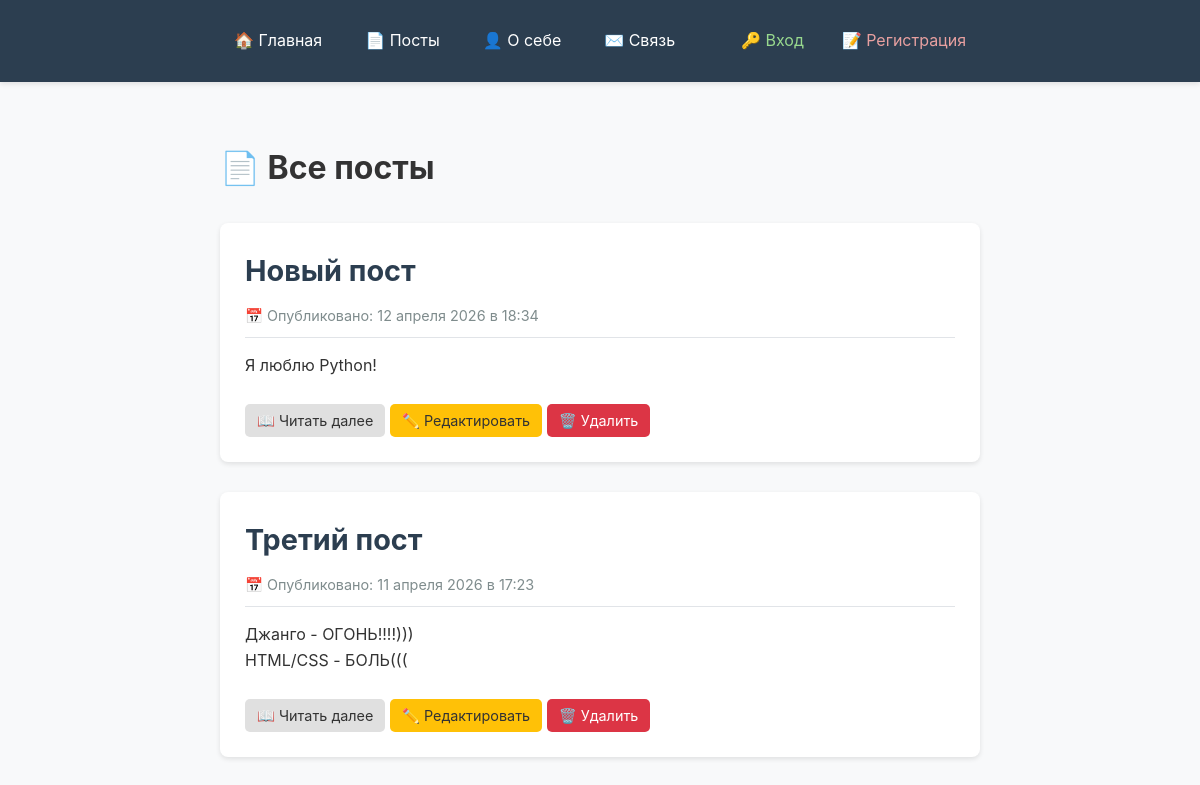
/posts/ (upper part), run on an earlier commit of the app's database.
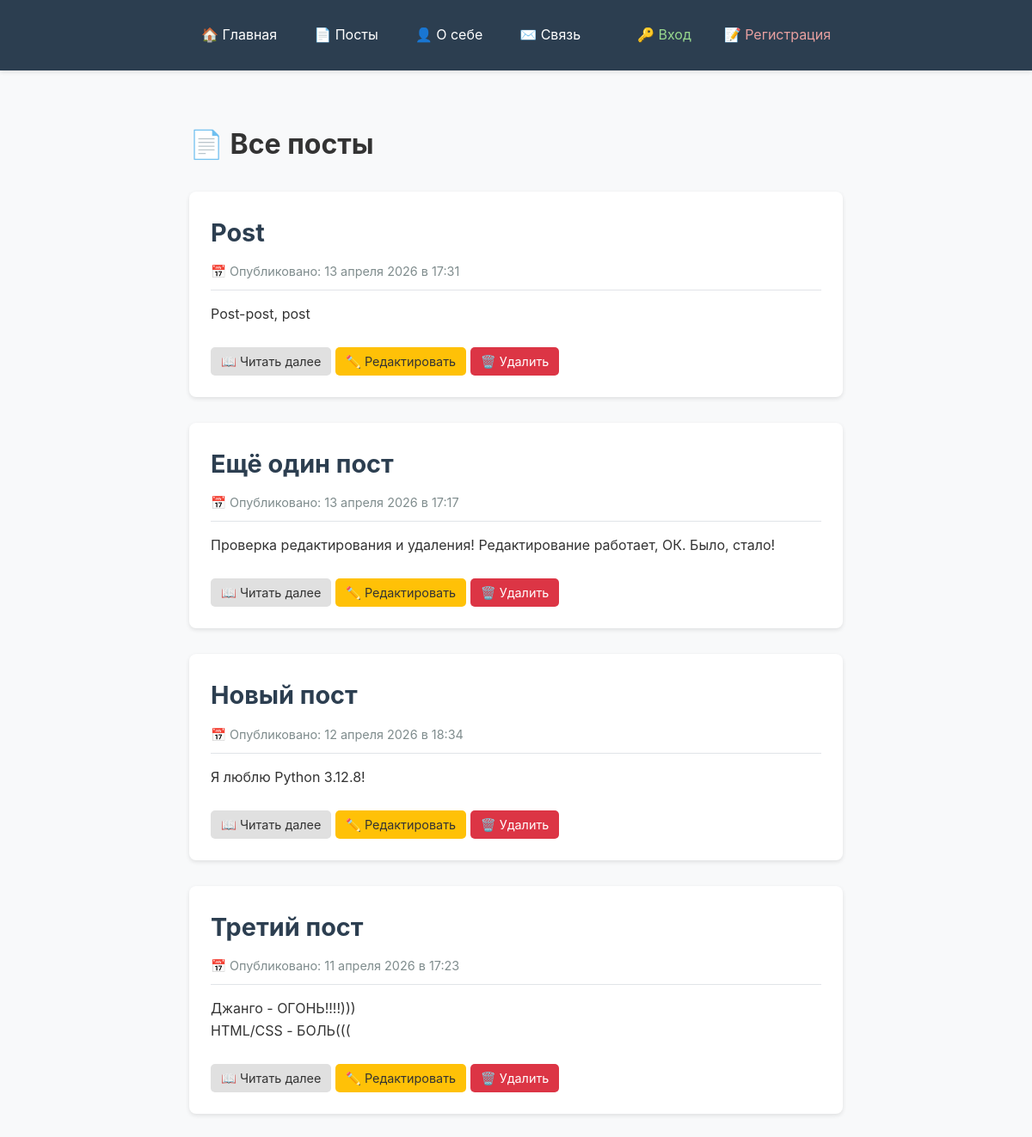
And on a later commit of the database.
### blog_app/models.py (models this page shows, shortened)
class Post(models.Model):
    title = models.CharField(max_length=200)
    content = models.TextField()
    created_at = models.DateTimeField(auto_now_add=True)

### blog_app/views.py (the view)
# urls.py: path('posts/', views.PostListView.as_view(), name='post_list'),
class PostListView(ListView):
    model = Post
    template_name = 'blog_app/posts.html'
    context_object_name = 'posts'
    ordering = ['-created_at']

### templates/blog_app/posts.html (shortened to what this page needs)
{% extends 'blog_app/base_header.html' %}
{% load static %}
{% block content %}
<div class="blog-container">
    <div class="posts-header">
        <h1>📄 Все посты</h1>
    </div>
    {% if posts %}
        <div class="posts-list">
            {% for post in posts %}
                <article class="post">
                    <h2 class="post-title">
                        <a href="{% url 'post_detail' post.pk %}" class="post-link">{{ post.title }}</a>
                    </h2>
                    <div class="post-meta">
                        📅 Опубликовано: {{ post.created_at|date:"d E Y" }} в {{ post.created_at|date:"H:i" }}
                    </div>
                    <div class="post-content">
                        {{ post.content|linebreaks|truncatewords:50 }}
                    </div>
                    <br>
                    <div class="post-actions">
                        <a href="{% url 'post_detail' post.pk %}" class="btn btn-small">📖 Читать далее</a>
                        <a href="{% url 'post_edit' post.pk %}" class="btn btn-small btn-edit">✏️ Редактировать</a>
                        <a href="{% url 'post_delete' post.pk %}" class="btn btn-small btn-danger">🗑️ Удалить</a>
                    </div>
                </article>
            {% endfor %}
        </div>
    {% else %}
        <div class="empty-state">
            <p>😕 Пока нет постов.</p>
            <p>Станьте первым, кто создаст пост!</p>
            <a href="{% url 'post_create' %}" class="btn btn-primary">➕ Создать первый пост</a>
        </div>
    {% endif %}
</div>
{% endblock %}

### templates/blog_app/base_header.html (shortened to what this page needs)
{% extends 'blog_app/base.html' %}
{% block header %}
    <nav class="main-nav">
        <div class="nav-links">
            <a href="{% url 'home' %}" class="nav-link">🏠 Главная</a>
            <a href="{% url 'post_list' %}" class="nav-link">📄 Посты</a>
            <a href="{% url 'about' %}" class="nav-link">👤 О себе</a>
            <a href="{% url 'message' %}" class="nav-link">✉️ Связь</a>
        </div>
        <div class="nav-auth">
            {% if user.is_authenticated %}
                <a href="{% url 'profile' %}" class="nav-link nav-profile">👤 Мой профиль</a>
                <form method="post" action="{% url 'logout' %}" class="logout-form">
                    {% csrf_token %}
                    <button type="submit" class="nav-link nav-logout-btn">🚪 Выход</button>
                </form>
                <span class="nav-username">👋 {{ user.username }}</span>
            {% else %}
                <a href="{% url 'login' %}" class="nav-link nav-login">🔑 Вход</a>
                <a href="{% url 'register' %}" class="nav-link nav-register">📝 Регистрация</a>
            {% endif %}
        </div>
    </nav>
{% endblock %}

### templates/blog_app/base.html (shortened to what this page needs)
{% load static %}
<!DOCTYPE html>
<html lang="ru">
<head>
    <link rel="stylesheet" href="{% static 'css/main.css' %}">
</head>
<body class="flex-body">
    <div class="site-wrapper">
        <header class="main-header">
            <div class="header-container">
                {% block header %}
                {% endblock %}
            </div>
        </header>
        <main class="site-content">
            {% block content %}{% endblock %}
        </main>
    </div>
</body>
</html>

### static/css/main.css (style rules this page uses)
html, body { height: 100%; margin: 0; padding: 0; }
.flex-body { display: flex; flex-direction: column; min-height: 100vh; }
.site-wrapper { display: flex; flex-direction: column; min-height: 100vh; }
.site-content { flex: 1 0 auto; }
.blog-container { max-width: 800px; margin: 0 auto; padding: 20px; }
.main-header { background: #2c3e50; color: white; padding: 15px 0; margin-bottom: 40px; box-shadow: 0 2px 5px rgba(0, 0, 0, 0.1); }
.header-container { max-width: 800px; margin: 0 auto; padding: 0 20px; }
.main-nav { display: flex; justify-content: space-between; align-items: center; gap: 20px; }
.nav-links { display: flex; gap: 15px; align-items: center; flex-wrap: wrap; }
.nav-auth { display: flex; gap: 10px; align-items: center; flex-wrap: wrap; }
.nav-link { color: white; text-decoration: none; padding: 8px 14px; border-radius: 6px; transition: all 0.3s; font-size: 1rem; white-space: nowrap; }
.nav-login, .nav-profile { color: #98d98e; background: transparent; }
.nav-register, .nav-logout-btn { color: #e8a0a0; background: transparent; }
.btn { display: inline-block; padding: 10px 20px; background: #e0e0e0; color: #333; text-decoration: none; border-radius: 5px; border: none; cursor: pointer; transition: all 0.3s; }
.btn-small { padding: 5px 12px; font-size: 0.9rem; }
.btn-edit { background: #ffc107; color: #333; }
.btn-danger { background: #dc3545; color: white; }
.post { background: white; border-radius: 8px; padding: 25px; margin-bottom: 30px; box-shadow: 0 2px 5px rgba(0, 0, 0, 0.1); transition: transform 0.2s; }
.post-title { color: #2c3e50; font-size: 1.8rem; margin-bottom: 10px; }
.post-title a { color: inherit; text-decoration: none; }
.post-meta { color: #7f8c8d; font-size: 0.9rem; margin-bottom: 15px; padding-bottom: 10px; border-bottom: 1px solid #e1e4e8; }
.post-content { color: #333; line-height: 1.6; margin-top: 15px; }
.post-link { color: #2c3e50; text-decoration: none; transition: color 0.3s; }
.posts-header { display: flex; justify-content: space-between; align-items: center; margin-bottom: 30px; flex-wrap: wrap; gap: 20px; }
* { margin: 0; padding: 0; box-sizing: border-box; }
body { font-family: -apple-system, BlinkMacSystemFont, "Segoe UI", Roboto, Oxygen, Ubuntu, sans-serif; background-color: #f8f9fa; color: #333; line-height: 1.6; }
.main-header { background: #2c3e50; color: white; padding: 20px 0; margin-bottom: 40px; box-shadow: 0 2px 5px rgba(0, 0, 0, 0.1); }

What changed in the data, as far as the page shows it:
added Post: title "Post", created_at "13 апреля 2026", created_at "17:31", content "Post-post, post"
added Post: title "Ещё один пост", created_at "13 апреля 2026", created_at "17:17", content "Проверка редактирования и удаления! Редактирование работает, ОК. Было, стало!"
changed Post "Новый пост": content "Я люблю Python!" → "Я люблю Python 3.12.8!"
